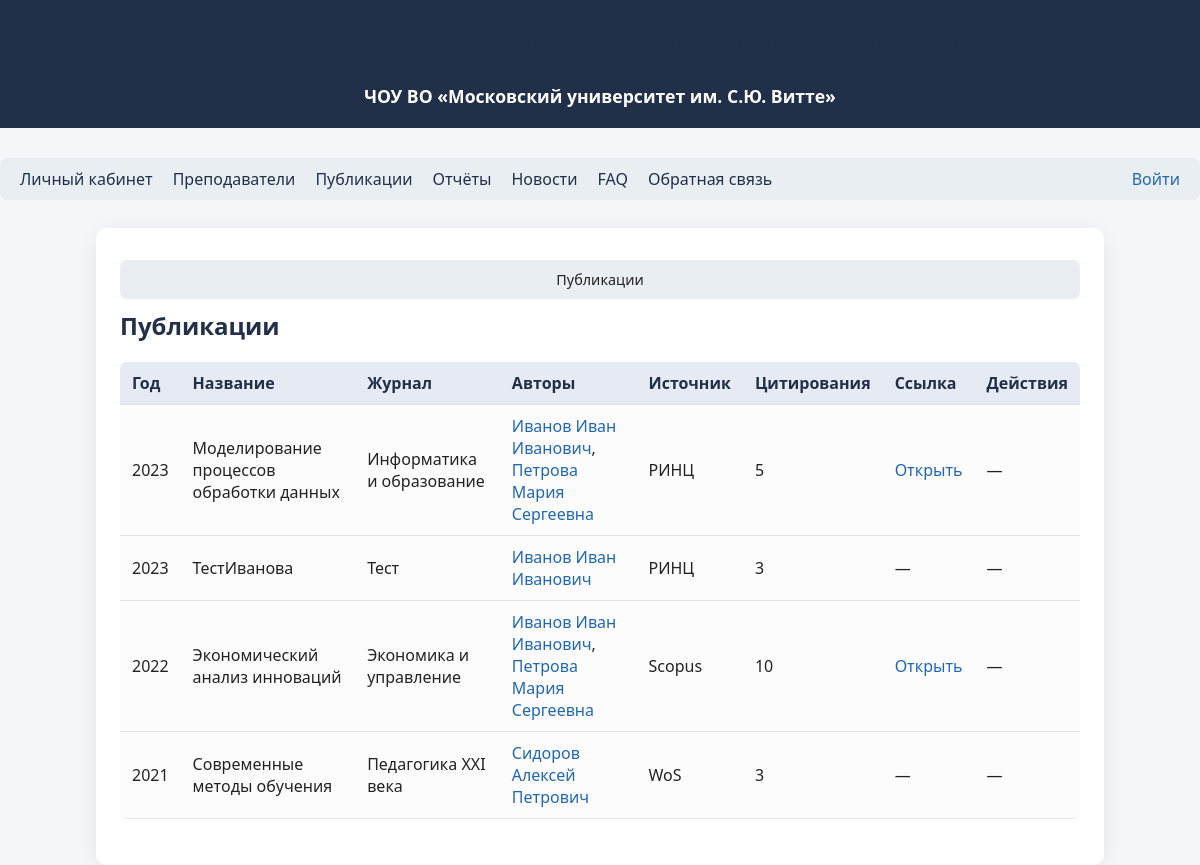
Page /publications on the committed database.
### tables this page shows
CREATE TABLE publications (
            id INTEGER PRIMARY KEY AUTOINCREMENT,
            title TEXT,
            year INTEGER,
            journal TEXT,
            source TEXT,
            link TEXT,
            citations INTEGER,
            doi TEXT,
            file_path TEXT,
            status TEXT DEFAULT 'new',
            review_comment TEXT,
            revision_deadline TEXT,
            reviewer_id INTEGER
        );

### app/routes.py (the view)
@bp.route('/publications')
def publications():
    pubs = get_all_publications()
    return render_template(
        'publications.html',
        pubs=pubs,
        breadcrumbs=[('Публикации', None)]
    )

### app/models.py (called while the page is built)
def get_db():
    db = getattr(g, '_database', None)
    if db is None:
        db = g._database = sqlite3.connect(DATABASE)
        db.row_factory = sqlite3.Row
    return db

def get_all_lecturers():
    db = get_db()
    return db.execute(
        "SELECT * FROM lecturers"
    ).fetchall()

def get_all_publications():
    db = get_db()
    pubs = db.execute(
        "SELECT * FROM publications ORDER BY year DESC"
    ).fetchall()
    return pubs

def get_publications_by_lecturer(lecturer_id):
    db = get_db()
    pubs = db.execute(
        "SELECT p.* FROM publications p "
        "JOIN lecturer_publications lp ON p.id = lp.publication_id "
        "WHERE lp.lecturer_id = ? ORDER BY p.year DESC",
        (lecturer_id,)
    ).fetchall()
    return pubs

### app/routes.py (called while the page is built)
@bp.before_app_request
def load_logged_in_user():
    user_id = session.get('user_id')
    g.user = get_user_by_id(user_id) if user_id else None

### app/templates/publications.html (shortened to what this page needs)
{% extends "base.html" %}
{% block content %}
<h2>Публикации</h2>
<table>
    <thead>
        <tr>
            <th>Год</th>
            <th>Название</th>
            <th>Журнал</th>
            <th>Авторы</th>
            <th>Источник</th>
            <th>Цитирования</th>
            <th>Ссылка</th>
            <th>Действия</th>
        </tr>
    </thead>
    <tbody>
    {% for pub in pubs %}
        <tr>
            <td>{{ pub['year'] }}</td>
            <td>{{ pub['title'] }}</td>
            <td>{{ pub['journal'] }}</td>
            <td>
                {% set authors = [] %}
                {% for lecturer in get_all_lecturers() %}
                    {% for lp in get_publications_by_lecturer(lecturer['id']) %}
                        {% if lp['id'] == pub['id'] %}
                            {% set _ = authors.append('<a href="' ~ url_for('main.lecturer_profile', lecturer_id=lecturer['id']) ~ '">' ~ lecturer['fio'] ~ '</a>') %}
                        {% endif %}
                    {% endfor %}
                {% endfor %}
                {{ authors|join(', ')|safe }}
            </td>
            <td>{{ pub['source'] }}</td>
            <td>{{ pub['citations']|default(0) }}</td>
            <td>
                {% if pub['link'] %}
                    <a href="{{ pub['link'] }}" target="_blank">Открыть</a>
                {% else %}
                    —
                {% endif %}
            </td>
            <td>
                {% if g.user['role'] == 'admin' %}
                    <a href="{{ url_for('main.edit_publication', pub_id=pub['id']) }}">Редактировать</a> |
                    <form action="{{ url_for('main.delete_publication_route', pub_id=pub['id']) }}" method="post" class="delete-form" style="display:inline;">
                        <button type="submit" style="background:none;border:none;color:#b21f1f;cursor:pointer;padding:0;">Удалить</button>
                    </form>
                {% else %}
                    —
                {% endif %}
            </td>
        </tr>
    {% endfor %}
    </tbody>
</table>
{% endblock %}

### app/static/css/style.css (style rules this page uses)
body { font-family: 'Segoe UI', Arial, sans-serif; background: #f5f7fa; margin: 0; padding: 0; color: #222; }
h1, h2, h3 { color: #212f49; margin-top: 0; }
a { color: #2067b2; text-decoration: none; }
table { border-collapse: collapse; width: 100%; margin-bottom: 22px; background: #fcfcfc; border-radius: 7px; overflow: hidden; }
th, td { padding: 10px 12px; text-align: left; border-bottom: 1px solid #e5e5e5; }
th { background: #e6eaf2; color: #212f49; font-weight: 600; }

### rows in the picture
publications: year "2023", title "Моделирование процессов обработки данных", journal "Информатика и образование", authors "Иванов Иван Иванович , Петрова Мария Сергеевна", source "РИНЦ", citations "5"
publications: year "2023", title "ТестИванова", journal "Тест", authors "Иванов Иван Иванович", source "РИНЦ", citations "3"
publications: year "2022", title "Экономический анализ инноваций", journal "Экономика и управление", authors "Иванов Иван Иванович , Петрова Мария Сергеевна", source "Scopus", citations "10"
publications: year "2021", title "Современные методы обучения", journal "Педагогика XXI века", authors "Сидоров Алексей Петрович", source "WoS", citations "3"

### other values in the picture
{{ title }} "Публикации"
